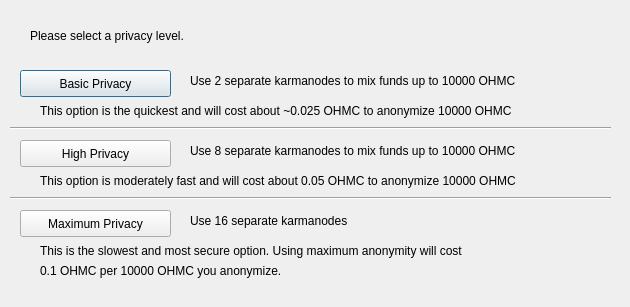
<?xml version="1.0" encoding="UTF-8"?>
<ui version="4.0">
 <class>PrivateSendConfig</class>
 <widget class="QDialog" name="PrivateSendConfig">
  <property name="geometry">
   <rect>
    <x>0</x>
    <y>0</y>
    <width>630</width>
    <height>307</height>
   </rect>
  </property>
  <property name="windowTitle">
   <string>Configure PrivateSend</string>
  </property>
  <widget class="QPushButton" name="buttonBasic">
   <property name="geometry">
    <rect>
     <x>20</x>
     <y>70</y>
     <width>151</width>
     <height>27</height>
    </rect>
   </property>
   <property name="text">
    <string>Basic Privacy</string>
   </property>
  </widget>
  <widget class="QPushButton" name="buttonHigh">
   <property name="geometry">
    <rect>
     <x>20</x>
     <y>140</y>
     <width>151</width>
     <height>27</height>
    </rect>
   </property>
   <property name="text">
    <string>High Privacy</string>
   </property>
  </widget>
  <widget class="QPushButton" name="buttonMax">
   <property name="geometry">
    <rect>
     <x>20</x>
     <y>210</y>
     <width>151</width>
     <height>27</height>
    </rect>
   </property>
   <property name="text">
    <string>Maximum Privacy</string>
   </property>
  </widget>
  <widget class="QLabel" name="label">
   <property name="geometry">
    <rect>
     <x>30</x>
     <y>20</y>
     <width>571</width>
     <height>31</height>
    </rect>
   </property>
   <property name="text">
    <string>Please select a privacy level.</string>
   </property>
  </widget>
  <widget class="QLabel" name="label_2">
   <property name="geometry">
    <rect>
     <x>190</x>
     <y>70</y>
     <width>421</width>
     <height>21</height>
    </rect>
   </property>
   <property name="text">
    <string>Use 2 separate karmanodes to mix funds up to 10000 OHMC</string>
   </property>
  </widget>
  <widget class="QLabel" name="label_3">
   <property name="geometry">
    <rect>
     <x>190</x>
     <y>140</y>
     <width>411</width>
     <height>21</height>
    </rect>
   </property>
   <property name="text">
    <string>Use 8 separate karmanodes to mix funds up to 10000 OHMC</string>
   </property>
  </widget>
  <widget class="QLabel" name="label_4">
   <property name="geometry">
    <rect>
     <x>190</x>
     <y>210</y>
     <width>421</width>
     <height>21</height>
    </rect>
   </property>
   <property name="text">
    <string>Use 16 separate karmanodes</string>
   </property>
  </widget>
  <widget class="QLabel" name="label_6">
   <property name="geometry">
    <rect>
     <x>40</x>
     <y>100</y>
     <width>561</width>
     <height>21</height>
    </rect>
   </property>
   <property name="text">
    <string>This option is the quickest and will cost about ~0.025 OHMC to anonymize 10000 OHMC</string>
   </property>
  </widget>
  <widget class="QLabel" name="label_7">
   <property name="geometry">
    <rect>
     <x>40</x>
     <y>170</y>
     <width>561</width>
     <height>21</height>
    </rect>
   </property>
   <property name="text">
    <string>This option is moderately fast and will cost about 0.05 OHMC to anonymize 10000 OHMC</string>
   </property>
  </widget>
  <widget class="QLabel" name="label_8">
   <property name="geometry">
    <rect>
     <x>40</x>
     <y>240</y>
     <width>561</width>
     <height>21</height>
    </rect>
   </property>
   <property name="text">
    <string>This is the slowest and most secure option. Using maximum anonymity will cost</string>
   </property>
  </widget>
  <widget class="QLabel" name="label_9">
   <property name="geometry">
    <rect>
     <x>40</x>
     <y>260</y>
     <width>561</width>
     <height>21</height>
    </rect>
   </property>
   <property name="text">
    <string>0.1 OHMC per 10000 OHMC you anonymize.</string>
   </property>
  </widget>
  <widget class="Line" name="line">
   <property name="geometry">
    <rect>
     <x>10</x>
     <y>120</y>
     <width>601</width>
     <height>16</height>
    </rect>
   </property>
   <property name="orientation">
    <enum>Qt::Horizontal</enum>
   </property>
  </widget>
  <widget class="Line" name="line_2">
   <property name="geometry">
    <rect>
     <x>10</x>
     <y>190</y>
     <width>601</width>
     <height>16</height>
    </rect>
   </property>
   <property name="orientation">
    <enum>Qt::Horizontal</enum>
   </property>
  </widget>
 </widget>
 <resources/>
 <connections/>
</ui>
